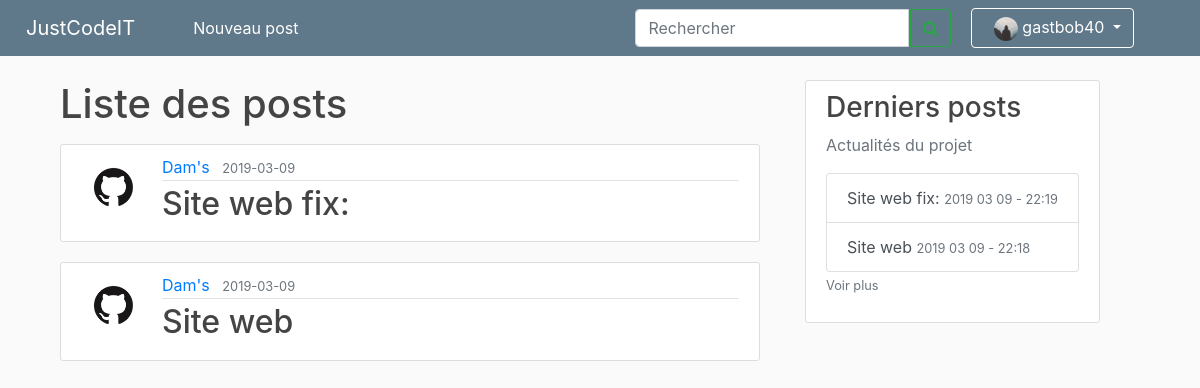
/posts (signed in), run on the app's committed database.
### site_jci/models.py (models this page shows, shortened)
class User(db.Model, UserMixin):
    id = db.Column(db.Integer, primary_key=True)
    username = db.Column(db.String(20), unique=True, nullable=False)
    password = db.Column(db.String(60), nullable=False)
    image_file = db.Column(db.String(20), nullable=False, default='default.jpg')
    permission = db.Column(db.String(40), nullable=False)
    posts = db.relationship('Post', backref='author', lazy=True)

class Post(db.Model):
    id = db.Column(db.Integer, primary_key=True)
    title = db.Column(db.String(100), nullable=False)
    date_posted = db.Column(db.DateTime, nullable=False, default=datetime.utcnow)
    content = db.Column(db.Text, nullable=False)
    user_id = db.Column(db.Integer, db.ForeignKey('user.id'), nullable=False)

### site_jci/routes.py (the view)
@app.route("/posts")
def list_posts():
    posts = db.session.query(Post).all()
    return render_template("posts.html", posts=posts)

### site_jci/models.py (called while the page is built)
@login_manager.user_loader
def load_user(user_id):
    return User.query.get(int(user_id))

### site_jci/routes.py (called while the page is built)
@app.context_processor
def context_processor():
    posts = db.session.query(Post).all()
    if current_user.is_authenticated:
        image_file = url_for('static', filename='profile_pics/' + current_user.image_file)
        return dict(posts=posts, image_file_user=image_file)
    return dict(posts=posts)

### site_jci/templates/posts.html
{% extends "layout.html" %}
{% block content %}
<main role="main" class="container">
    <h1 class="mb-3">Liste des posts</h1>
    {% for post in posts|sort(attribute='date_posted', reverse = True) %}
    <article class="media content-section">
        <img class="rounded-circle article-img" src="{{ url_for('static', filename='profile_pics/' + post.author.image_file) }}">
        <div class="media-body">
            <div class="article-metadata">
                <a class="mr-2" href="{{ url_for('user_posts', username=post.author.username) }}">{{
                    post.author.username }}</a>
                <small class="text-muted">{{ post.date_posted.strftime('%Y-%m-%d') }}</small>
            </div>
            <h2><a class="article-title" href="{{ url_for('post', post_id=post.id) }}">{{ post.title }}</a></h2>
        </div>
    </article>
    {% endfor %}
</main>
{% endblock content %}

### site_jci/templates/layout.html (shortened to what this page needs)
<!DOCTYPE html>
<html lang="en">
<head>
    <link rel="stylesheet" href="https://stackpath.bootstrapcdn.com/bootstrap/4.1.3/css/bootstrap.min.css"
>
    <link rel="stylesheet" type="text/css" href="{{ url_for('static', filename='main.css') }}">
    <link rel="stylesheet" href="https://cdnjs.cloudflare.com/ajax/libs/font-awesome/4.7.0/css/font-awesome.min.css">
</head>
<body>
    <nav class="navbar navbar-expand-md navbar-dark bg-steel fixed-top">
        <a class="navbar-brand" style="margin:0 50px 0 10px" href="{{ url_for('homePage') }}">JustCodeIT</a>
        <div class="navbar-collapse collapse show" id="navbarsExample04" style="">
            <ul class="navbar-nav mr-auto">
                {% if current_user.is_authenticated %}
                <li class="nav-item active rm-lt">
                    <a class="nav-link" href="{{ url_for('new_post') }}">Nouveau post<span class="sr-only">(current)</span></a>
                </li>
                {% endif %}
            </ul>
            <form class="form-inline my-2 my-md-0">
                <div class="" style="">
                    <input class="form-control " type="search" placeholder="Rechercher" aria-label="Search4" style=" border-top-right-radius:0;border-bottom-right-radius:0">
                    <button class="btn btn-outline-success rm-lt" type="" style="margin-left:
                            -4px;border-bottom-left-radius: 0%;border-top-left-radius:0 "><i
                            class="fa fa-search"></i></button>
                </div>
                <div class="navbar-nav rm-lt">
                    {% if current_user.is_authenticated %}
                    <li class="nav-item dropdown" style="margin-right:50px;">
                        <a class="btn btn-dark dropdown-toggle " style="margin-left:20px; background-color:#5f788a ;border-color: white"
                            href="#" id="navbarDropdown" role="button" data-toggle="dropdown" aria-haspopup="true"
                            aria-expanded="false">
                            <img class="rounded-circle account-img" src="{{ image_file_user }}" style="width: 2vw; height: 2vw; margin: 0px 0px 0px 10px">
                            {{ current_user.username }}
                            {% endif %}
                        </a>
                        {% if current_user.is_authenticated %}
                    </li>
                    {% else %}
                    <a class="nav-item nav-link" style="margin-left:50px;" href="{{ url_for('login') }}">Se connecter</a>
                    {% endif %}
                </div>
            </form>
        </div>
    </nav>
    <main role="main" class="container ">
        <div class="row">
            <div class="col-md-8">
                {% block content %}{% endblock %}
            </div>
            <div class="col-md-4">
                <div class="content-section info-list">
                    <h3>Derniers posts</h3>
                    <p class='text-muted'>Actualités du projet
                        <div class="list-group">
                            {% for post in posts|sort(attribute='date_posted', reverse = True) %}
                            {% if loop.index <= 6 %} <a href="/post/{{ post.id }}" class="list-group-item list-group-item-action">{{
                                post.title
                                }} <small class="text-muted">{{ post.date_posted.strftime('%Y %m %d - %H:%M') }}</small></a>
                                {% endif %}
                                {% endfor %}
                        </div>
                        <a class="text-muted" href="{{ url_for('list_posts') }}"><small>Voir plus</small></smal></a>
                    </p>
                </div>
            </div>
        </div>
    </main>
</html>

### site_jci/static/main.css (style rules this page uses)
body { background: #fafafa; color: #333333; margin-top: 5rem; }
h1, h2, h3, h4, h5, h6 { color: #444444; }
.bg-steel { background-color: #5f788a; }
.content-section { background: #ffffff; padding: 10px 20px; border: 1px solid #dddddd; border-radius: 3px; margin-bottom: 20px; }
.article-title { color: #444444; }
.article-img { height: 65px; width: 65px; margin-right: 16px; }
.article-metadata { padding-bottom: 1px; margin-bottom: 4px; border-bottom: 1px solid #e3e3e3 }
.account-img { height: 125px; width: 125px; margin-right: 20px; margin-bottom: 16px; }
.info-list { position: fixed; }

### data on the page
User: username "gastbob40"
Post: image_file (picture), author.username "Dam's", date_posted "2019-03-09", title "Site web fix:", date_posted "2019 03 09 - 22:19"
Post: image_file (picture), author.username "Dam's", date_posted "2019-03-09", title "Site web", date_posted "2019 03 09 - 22:18"
